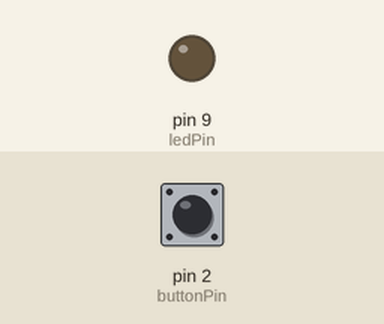
A sketch run on a simulated Arduino Uno, built with avr-gcc and run on an emulated ATmega328P. On the bench: output pins drawn as LEDs (lit = HIGH). Inputs (shaded band) come from the test bench; at power-on: pin 2 (buttonPin) HIGH. What the sketch prints to the serial monitor is not drawn.

Above: at 6.9 s.
7.0 s: pin 2 (buttonPin) pulled LOW for 3 s
At 7.96 s:
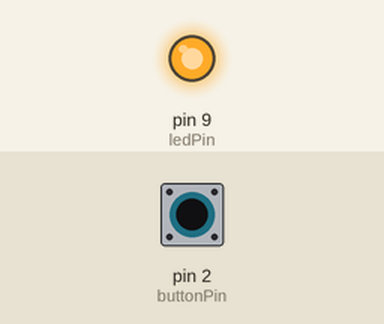
11.5 s: pin 2 (buttonPin) pulled LOW for 3 s
Timing chart, 0 to 22.0 s (numbered marks = the images above; inputs shaded):
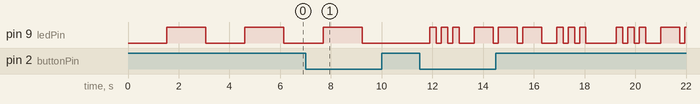

The sketch:

pwm_night_light.ino
```cpp
/*
-------------------------------------------------------------
Project : PWM Fading Night Light
Author  : Lakshay Sharma

Description:
This project creates an automatic night light using PWM.

Modes:
1. Slow Breathing  -> 3-second fade cycle
2. Fast Pulse      -> 0.5-second fade cycle
3. SOS Pattern     -> ... --- ...

A push button changes the mode.

Current mode is displayed on the Serial Monitor.
-------------------------------------------------------------
*/

// ---------------- Pin Definitions ----------------

// PWM pin connected to LED
const int ledPin = 9;

// Push button pin
const int buttonPin = 2;

// Current operating mode
int mode = 1;

// Used to detect button press
bool lastButtonState = HIGH;

void setup()
{
    // Configure LED as OUTPUT
    pinMode(ledPin, OUTPUT);

    // Internal pull-up resistor enabled
    pinMode(buttonPin, INPUT_PULLUP);

    // Start Serial Communication
    Serial.begin(9600);

    Serial.println("PWM Night Light Started");
    Serial.println("Mode 1 : Slow Breathing");
}

void loop()
{
    // Read current button state
    bool currentButtonState = digitalRead(buttonPin);

    // Detect button press
    if (lastButtonState == HIGH && currentButtonState == LOW)
    {
        // Move to next mode
        mode++;

        // After mode 3, return to mode 1
        if (mode > 3)
            mode = 1;

        // Display current mode
        Serial.print("Current Mode : ");

        if (mode == 1)
            Serial.println("Slow Breathing");

        else if (mode == 2)
            Serial.println("Fast Pulse");

        else
            Serial.println("SOS Pattern");

        delay(300);      // Button debounce
    }

    lastButtonState = currentButtonState;

    // Execute selected mode
    if (mode == 1)
    {
        slowBreathing();
    }
    else if (mode == 2)
    {
        fastPulse();
    }
    else
    {
        sosPattern();
    }
}
// MODE 1
// Slow breathing effect
// One complete cycle ≈ 3 seconds

void slowBreathing()
{
    // Fade in
    for (int brightness = 0; brightness <= 255; brightness++)
    {
        analogWrite(ledPin, brightness);
        delay(6);
    }

    // Fade out
    for (int brightness = 255; brightness >= 0; brightness--)
    {
        analogWrite(ledPin, brightness);
        delay(6);
    }
}


// MODE 2
// Fast pulse effect
// One complete cycle ≈ 0.5 second

void fastPulse()
{
    // Fade in quickly
    for (int brightness = 0; brightness <= 255; brightness++)
    {
        analogWrite(ledPin, brightness);
        delay(1);
    }

    // Fade out quickly
    for (int brightness = 255; brightness >= 0; brightness--)
    {
        analogWrite(ledPin, brightness);
        delay(1);
    }
}


// Blink Helper Function

void blinkSignal(int duration)
{
    analogWrite(ledPin, 255);
    delay(duration);

    analogWrite(ledPin, 0);
    delay(200);
}


// MODE 3
// SOS Pattern
// Short = 250 ms
// Long = 750 ms

void sosPattern()
{
    // S = ...
    blinkSignal(250);
    blinkSignal(250);
    blinkSignal(250);

    delay(400);

    // O = ---
    blinkSignal(750);
    blinkSignal(750);
    blinkSignal(750);

    delay(400);

    // S = ...
    blinkSignal(250);
    blinkSignal(250);
    blinkSignal(250);

    delay(1000);
}

/*PWM Night Light Started
Mode 1 : Slow Breathing

Current Mode : Fast Pulse

Current Mode : SOS Pattern

Current Mode : Slow Breathing
*/
```

Measured:
- after the input at 7.0 s, pin 9 (ledPin): goes on until 9.2 s, then stays LOW
- by itself, pin 9 (ledPin): alternates HIGH for 1.5 s and LOW for 1.5 s
